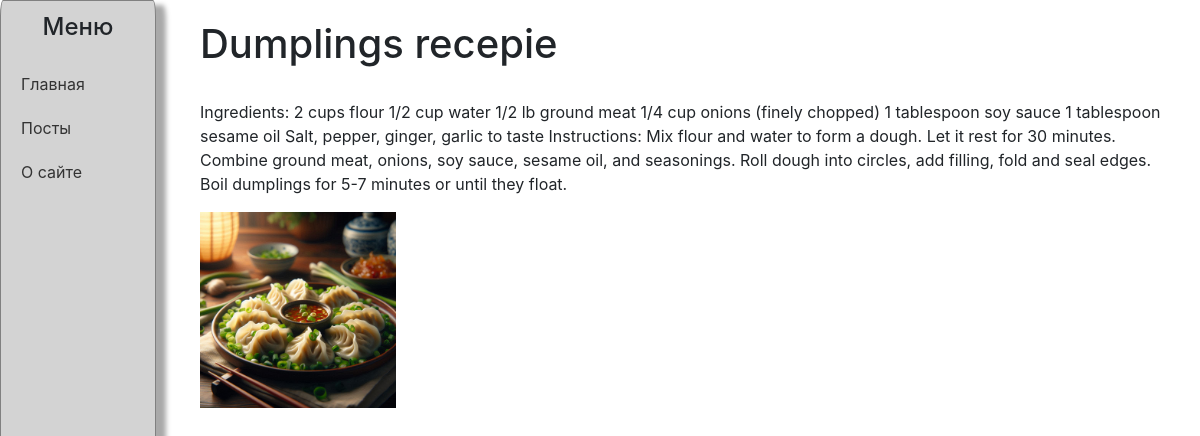
Page /posts/2/ on the committed database.
### blog/models.py (models this page shows)
class Post(models.Model):
    title = models.CharField(max_length=50)
    content = models.TextField()
    picture = models.ImageField(upload_to='images/', blank=True)

### blog/views.py (the view)
# urls.py: path('posts/<int:post_id>/',post_detail,name="post-detail"),
def post_detail(request,post_id):
    post = Post.objects.get(id=post_id)
    return render(request,"blog/post_detail.html",context={"post":post})

### blog/templates/blog/post_detail.html (shortened to what this page needs)
{% extends "blog/base.html" %}
{% load static %}
{% block content %}
    <h1 class="dit-post-title">{{ post.title }}</h1>
    <br>
                <p class="post-text">{{ post.content }}</p>
                <img src="{% get_media_prefix %}{{ post.picture }}" alt="NET KARTINK BRAT" class="dit-img">
{% endblock %}

### static/CSS/base.css (style rules this page uses)
body { display: flex; margin: 0; }
img { max-width: 20%; height: auto; }
.dit-img { width: 100%; }

### rows in the picture
Post: title "Dumplings recepie", content "Ingredients: 2 cups flour 1/2 cup water 1/2 lb ground meat 1/4 cup onions (finely chopped) 1 tablespoon soy sauce 1 tablespoon sesame oil Salt, pepper, ginger, garlic to taste Instructions: Mix flour and water to form a dough. Let it rest for 30 minutes. Combine ground meat, onions, soy sauce, sesame oil, and seasonings. Roll dough into circles, add filling, fold and seal edges. Boil dumplings for 5-7 minutes or until they float.", picture (picture)
